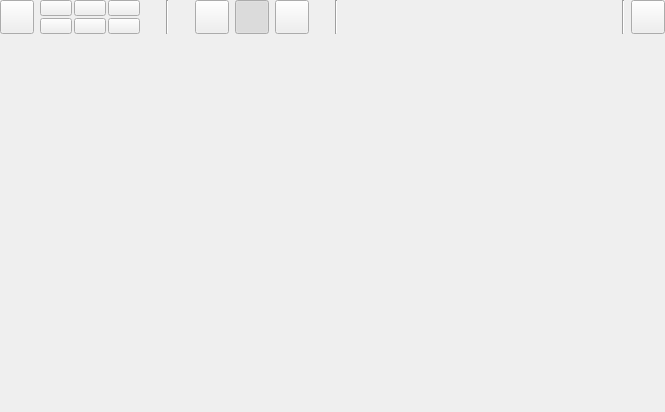
<?xml version="1.0" encoding="UTF-8"?>
<ui version="4.0">
 <class>VisualizationWidgetBase</class>
 <widget class="QWidget" name="VisualizationWidgetBase">
  <property name="geometry">
   <rect>
    <x>0</x>
    <y>0</y>
    <width>665</width>
    <height>412</height>
   </rect>
  </property>
  <property name="windowTitle">
   <string>Form</string>
  </property>
  <layout class="QVBoxLayout" name="verticalLayout">
   <property name="margin">
    <number>0</number>
   </property>
   <item>
    <layout class="QHBoxLayout" name="horizontalLayout_2">
     <property name="sizeConstraint">
      <enum>QLayout::SetMinAndMaxSize</enum>
     </property>
     <item>
      <widget class="QPushButton" name="showAllPushButton">
       <property name="sizePolicy">
        <sizepolicy hsizetype="Fixed" vsizetype="Fixed">
         <horstretch>0</horstretch>
         <verstretch>0</verstretch>
        </sizepolicy>
       </property>
       <property name="minimumSize">
        <size>
         <width>34</width>
         <height>34</height>
        </size>
       </property>
       <property name="maximumSize">
        <size>
         <width>34</width>
         <height>34</height>
        </size>
       </property>
       <property name="toolTip">
        <string>View entire scene</string>
       </property>
       <property name="text">
        <string/>
       </property>
       <property name="icon">
        <iconset resource="../Img/icons.qrc">
         <normaloff>:/Images/icon_global.png</normaloff>:/Images/icon_global.png</iconset>
       </property>
       <property name="iconSize">
        <size>
         <width>28</width>
         <height>28</height>
        </size>
       </property>
      </widget>
     </item>
     <item>
      <layout class="QGridLayout" name="gridLayout">
       <property name="sizeConstraint">
        <enum>QLayout::SetDefaultConstraint</enum>
       </property>
       <property name="spacing">
        <number>2</number>
       </property>
       <item row="0" column="0">
        <widget class="QPushButton" name="rotateXPosPushButton">
         <property name="minimumSize">
          <size>
           <width>32</width>
           <height>16</height>
          </size>
         </property>
         <property name="maximumSize">
          <size>
           <width>32</width>
           <height>16</height>
          </size>
         </property>
         <property name="toolTip">
          <string>Align view along positive x-axis</string>
         </property>
         <property name="text">
          <string/>
         </property>
         <property name="icon">
          <iconset resource="../Img/icons.qrc">
           <normaloff>:/Images/icon_xplus.png</normaloff>:/Images/icon_xplus.png</iconset>
         </property>
         <property name="iconSize">
          <size>
           <width>25</width>
           <height>12</height>
          </size>
         </property>
        </widget>
       </item>
       <item row="1" column="0">
        <widget class="QPushButton" name="rotateXNegPushButton">
         <property name="enabled">
          <bool>true</bool>
         </property>
         <property name="sizePolicy">
          <sizepolicy hsizetype="Fixed" vsizetype="Fixed">
           <horstretch>0</horstretch>
           <verstretch>0</verstretch>
          </sizepolicy>
         </property>
         <property name="minimumSize">
          <size>
           <width>32</width>
           <height>16</height>
          </size>
         </property>
         <property name="maximumSize">
          <size>
           <width>32</width>
           <height>16</height>
          </size>
         </property>
         <property name="toolTip">
          <string>Align view along negative x-axis</string>
         </property>
         <property name="text">
          <string/>
         </property>
         <property name="icon">
          <iconset resource="../Img/icons.qrc">
           <normaloff>:/Images/icon_xminus.png</normaloff>:/Images/icon_xminus.png</iconset>
         </property>
         <property name="iconSize">
          <size>
           <width>25</width>
           <height>12</height>
          </size>
         </property>
        </widget>
       </item>
       <item row="0" column="1">
        <widget class="QPushButton" name="rotateYPosPushButton">
         <property name="sizePolicy">
          <sizepolicy hsizetype="Fixed" vsizetype="Fixed">
           <horstretch>0</horstretch>
           <verstretch>0</verstretch>
          </sizepolicy>
         </property>
         <property name="minimumSize">
          <size>
           <width>32</width>
           <height>16</height>
          </size>
         </property>
         <property name="maximumSize">
          <size>
           <width>32</width>
           <height>16</height>
          </size>
         </property>
         <property name="toolTip">
          <string>Align view along positive y-axis</string>
         </property>
         <property name="text">
          <string/>
         </property>
         <property name="icon">
          <iconset resource="../Img/icons.qrc">
           <normaloff>:/Images/icon_yplus.png</normaloff>:/Images/icon_yplus.png</iconset>
         </property>
         <property name="iconSize">
          <size>
           <width>25</width>
           <height>12</height>
          </size>
         </property>
        </widget>
       </item>
       <item row="1" column="1">
        <widget class="QPushButton" name="rotateYNegPushButton">
         <property name="sizePolicy">
          <sizepolicy hsizetype="Fixed" vsizetype="Fixed">
           <horstretch>0</horstretch>
           <verstretch>0</verstretch>
          </sizepolicy>
         </property>
         <property name="minimumSize">
          <size>
           <width>32</width>
           <height>16</height>
          </size>
         </property>
         <property name="maximumSize">
          <size>
           <width>32</width>
           <height>16</height>
          </size>
         </property>
         <property name="toolTip">
          <string>Align view along negative y-axis</string>
         </property>
         <property name="text">
          <string/>
         </property>
         <property name="icon">
          <iconset resource="../Img/icons.qrc">
           <normaloff>:/Images/icon_yminus.png</normaloff>:/Images/icon_yminus.png</iconset>
         </property>
         <property name="iconSize">
          <size>
           <width>25</width>
           <height>12</height>
          </size>
         </property>
        </widget>
       </item>
       <item row="0" column="2">
        <widget class="QPushButton" name="rotateZPosPushButton">
         <property name="sizePolicy">
          <sizepolicy hsizetype="Fixed" vsizetype="Fixed">
           <horstretch>0</horstretch>
           <verstretch>0</verstretch>
          </sizepolicy>
         </property>
         <property name="minimumSize">
          <size>
           <width>32</width>
           <height>16</height>
          </size>
         </property>
         <property name="maximumSize">
          <size>
           <width>32</width>
           <height>16</height>
          </size>
         </property>
         <property name="toolTip">
          <string>Align view along positive z-axis</string>
         </property>
         <property name="text">
          <string/>
         </property>
         <property name="icon">
          <iconset resource="../Img/icons.qrc">
           <normaloff>:/Images/icon_zplus.png</normaloff>:/Images/icon_zplus.png</iconset>
         </property>
         <property name="iconSize">
          <size>
           <width>25</width>
           <height>12</height>
          </size>
         </property>
        </widget>
       </item>
       <item row="1" column="2">
        <widget class="QPushButton" name="rotateZNegPushButton">
         <property name="sizePolicy">
          <sizepolicy hsizetype="Fixed" vsizetype="Fixed">
           <horstretch>0</horstretch>
           <verstretch>0</verstretch>
          </sizepolicy>
         </property>
         <property name="minimumSize">
          <size>
           <width>32</width>
           <height>16</height>
          </size>
         </property>
         <property name="maximumSize">
          <size>
           <width>32</width>
           <height>16</height>
          </size>
         </property>
         <property name="toolTip">
          <string>Align view along negative z-axis</string>
         </property>
         <property name="text">
          <string/>
         </property>
         <property name="icon">
          <iconset resource="../Img/icons.qrc">
           <normaloff>:/Images/icon_zminus.png</normaloff>:/Images/icon_zminus.png</iconset>
         </property>
         <property name="iconSize">
          <size>
           <width>25</width>
           <height>12</height>
          </size>
         </property>
        </widget>
       </item>
      </layout>
     </item>
     <item>
      <spacer name="horizontalSpacer_3">
       <property name="orientation">
        <enum>Qt::Horizontal</enum>
       </property>
       <property name="sizeType">
        <enum>QSizePolicy::Fixed</enum>
       </property>
       <property name="sizeHint" stdset="0">
        <size>
         <width>20</width>
         <height>20</height>
        </size>
       </property>
      </spacer>
     </item>
     <item>
      <widget class="Line" name="line">
       <property name="orientation">
        <enum>Qt::Vertical</enum>
       </property>
      </widget>
     </item>
     <item>
      <spacer name="horizontalSpacer">
       <property name="orientation">
        <enum>Qt::Horizontal</enum>
       </property>
       <property name="sizeType">
        <enum>QSizePolicy::Fixed</enum>
       </property>
       <property name="sizeHint" stdset="0">
        <size>
         <width>20</width>
         <height>20</height>
        </size>
       </property>
      </spacer>
     </item>
     <item>
      <widget class="QToolButton" name="zoomToolButton">
       <property name="minimumSize">
        <size>
         <width>32</width>
         <height>32</height>
        </size>
       </property>
       <property name="maximumSize">
        <size>
         <width>34</width>
         <height>34</height>
        </size>
       </property>
       <property name="toolTip">
        <string>Zoom using the left mouse button</string>
       </property>
       <property name="text">
        <string/>
       </property>
       <property name="icon">
        <iconset resource="../Img/icons.qrc">
         <normaloff>:/Images/icon_glass.png</normaloff>
         <activeon>:/Images/icon_glass_active.png</activeon>
         <selectedoff>:/Images/icon_glass.png</selectedoff>
         <selectedon>:/Images/icon_glass_active.png</selectedon>:/Images/icon_glass.png</iconset>
       </property>
       <property name="iconSize">
        <size>
         <width>28</width>
         <height>28</height>
        </size>
       </property>
       <property name="checkable">
        <bool>true</bool>
       </property>
      </widget>
     </item>
     <item>
      <widget class="QToolButton" name="highlightToolButton">
       <property name="minimumSize">
        <size>
         <width>34</width>
         <height>34</height>
        </size>
       </property>
       <property name="maximumSize">
        <size>
         <width>34</width>
         <height>34</height>
        </size>
       </property>
       <property name="toolTip">
        <string>Toggle bounding box</string>
       </property>
       <property name="text">
        <string/>
       </property>
       <property name="icon">
        <iconset resource="../Img/icons.qrc">
         <normaloff>:/Images/icon_hlight.png</normaloff>
         <activeon>:/Images/icon_hlight_active.png</activeon>
         <selectedoff>:/Images/icon_hlight.png</selectedoff>
         <selectedon>:/Images/icon_hlight_active.png</selectedon>:/Images/icon_hlight.png</iconset>
       </property>
       <property name="iconSize">
        <size>
         <width>28</width>
         <height>28</height>
        </size>
       </property>
       <property name="checkable">
        <bool>true</bool>
       </property>
       <property name="checked">
        <bool>true</bool>
       </property>
      </widget>
     </item>
     <item>
      <widget class="QToolButton" name="orthogonalProjectionToolButton">
       <property name="minimumSize">
        <size>
         <width>34</width>
         <height>34</height>
        </size>
       </property>
       <property name="maximumSize">
        <size>
         <width>34</width>
         <height>34</height>
        </size>
       </property>
       <property name="toolTip">
        <string>Toggle perspective and orthogonal projection</string>
       </property>
       <property name="text">
        <string/>
       </property>
       <property name="icon">
        <iconset resource="../Img/icons.qrc">
         <normaloff>:/Images/icon_persp.png</normaloff>
         <activeon>:/Images/icon_persp_active.png</activeon>
         <selectedoff>:/Images/icon_persp.png</selectedoff>
         <selectedon>:/Images/icon_persp_active.png</selectedon>:/Images/icon_persp.png</iconset>
       </property>
       <property name="iconSize">
        <size>
         <width>28</width>
         <height>28</height>
        </size>
       </property>
       <property name="checkable">
        <bool>true</bool>
       </property>
      </widget>
     </item>
     <item>
      <spacer name="horizontalSpacer_4">
       <property name="orientation">
        <enum>Qt::Horizontal</enum>
       </property>
       <property name="sizeType">
        <enum>QSizePolicy::Fixed</enum>
       </property>
       <property name="sizeHint" stdset="0">
        <size>
         <width>20</width>
         <height>20</height>
        </size>
       </property>
      </spacer>
     </item>
     <item>
      <widget class="Line" name="line_2">
       <property name="orientation">
        <enum>Qt::Vertical</enum>
       </property>
      </widget>
     </item>
     <item>
      <spacer name="horizontalSpacer_2">
       <property name="orientation">
        <enum>Qt::Horizontal</enum>
       </property>
       <property name="sizeHint" stdset="0">
        <size>
         <width>40</width>
         <height>20</height>
        </size>
       </property>
      </spacer>
     </item>
     <item>
      <widget class="Line" name="line_3">
       <property name="orientation">
        <enum>Qt::Vertical</enum>
       </property>
      </widget>
     </item>
     <item>
      <widget class="QPushButton" name="screenshotPushButton">
       <property name="sizePolicy">
        <sizepolicy hsizetype="Fixed" vsizetype="Fixed">
         <horstretch>0</horstretch>
         <verstretch>0</verstretch>
        </sizepolicy>
       </property>
       <property name="minimumSize">
        <size>
         <width>34</width>
         <height>34</height>
        </size>
       </property>
       <property name="maximumSize">
        <size>
         <width>34</width>
         <height>34</height>
        </size>
       </property>
       <property name="toolTip">
        <string>Make a screenshot</string>
       </property>
       <property name="text">
        <string/>
       </property>
       <property name="icon">
        <iconset resource="../Img/icons.qrc">
         <normaloff>:/Images/icon_screen.png</normaloff>:/Images/icon_screen.png</iconset>
       </property>
       <property name="iconSize">
        <size>
         <width>28</width>
         <height>28</height>
        </size>
       </property>
      </widget>
     </item>
    </layout>
   </item>
   <item>
    <widget class="QVTKWidget" name="vtkWidget" native="true">
     <property name="sizePolicy">
      <sizepolicy hsizetype="MinimumExpanding" vsizetype="MinimumExpanding">
       <horstretch>0</horstretch>
       <verstretch>0</verstretch>
      </sizepolicy>
     </property>
    </widget>
   </item>
  </layout>
 </widget>
 <customwidgets>
  <customwidget>
   <class>QVTKWidget</class>
   <extends>QWidget</extends>
   <header>QVTKWidget.h</header>
  </customwidget>
 </customwidgets>
 <resources>
  <include location="../Img/icons.qrc"/>
 </resources>
 <connections/>
</ui>
